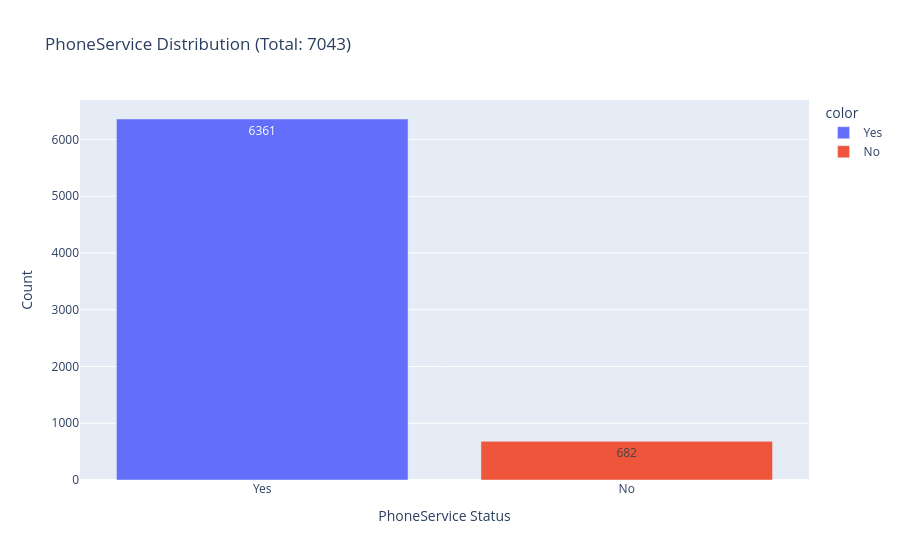

Write notebook code for a chart like this one.
### Markdown cell above
# PhoneService

### Code cell
import plotly.express as px

# 1. Sicherstellen, dass die Variablen berechnet sind
counts = df["PhoneService"].value_counts()
m_yes = counts[0]
m_no = counts[1]
m_total = counts.sum()

# 2. Direkt Listen an Plotly übergeben
fig = px.bar(x=['Yes', 'No'], 
             y=[m_yes, m_no],
             color=['Yes', 'No'],
             text=[m_yes, m_no],
             labels={'x': 'PhoneService Status', 'y': 'Count'},
             title=f'PhoneService Distribution (Total: {m_total})')

fig.update_traces(textposition='inside')
fig.show()

### Figure 1 — Plotly figure (JSON) as saved in the notebook; plotly's stock layout.template omitted (floating-point values rounded to 4 significant figures)
{"data": [{"hovertemplate": "color=Yes<br>PhoneService Status=%{x}<br>Count=%{y}<br>text=%{text}<extra></extra>", "legendgroup": "Yes", "marker": {"color": "#636efa", "pattern": {"shape": ""}}, "name": "Yes", "orientation": "v", "showlegend": true, "text": [6361.0], "textposition": "inside", "type": "bar", "x": ["Yes"], "xaxis": "x", "y": [6361], "yaxis": "y"}, {"hovertemplate": "color=No<br>PhoneService Status=%{x}<br>Count=%{y}<br>text=%{text}<extra></extra>", "legendgroup": "No", "marker": {"color": "#EF553B", "pattern": {"shape": ""}}, "name": "No", "orientation": "v", "showlegend": true, "text": [682.0], "textposition": "inside", "type": "bar", "x": ["No"], "xaxis": "x", "y": [682], "yaxis": "y"}], "layout": {"barmode": "relative", "legend": {"title": {"text": "color"}, "tracegroupgap": 0}, "title": {"text": "PhoneService Distribution (Total: 7043)"}, "xaxis": {"anchor": "y", "domain": [0, 1], "title": {"text": "PhoneService Status"}}, "yaxis": {"anchor": "x", "domain": [0, 1], "title": {"text": "Count"}}}}
